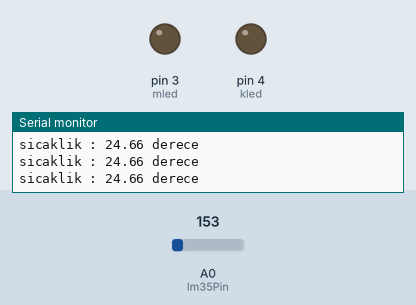
Simulated run of this sketch. Board: Arduino Uno, built with avr-gcc and run on an emulated ATmega328P. Shown: output pins drawn as LEDs (lit = HIGH), the last lines printed to the serial monitor. The inputs (shaded band) are chosen by the test bench; at power-on: A0 (lm35Pin) = 153.

Above: at 1.2 s.
1.3 s: A0 (lm35Pin) set to 172
4.3 s: A0 (lm35Pin) set to 201
At 5.5 s:
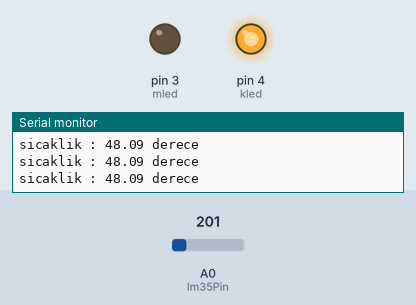
5.8 s: A0 (lm35Pin) set to 175
At 6.9 s:
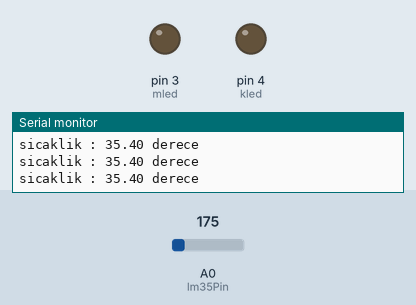
8.8 s: A0 (lm35Pin) set to 191
At 9.8 s:
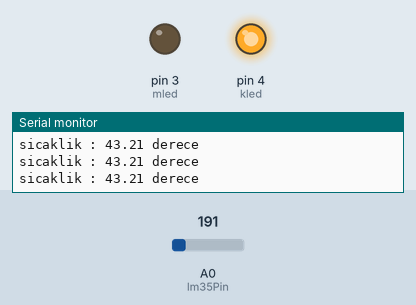
Timing chart, 0 to 11.8 s (numbered marks = the images above; inputs shaded):
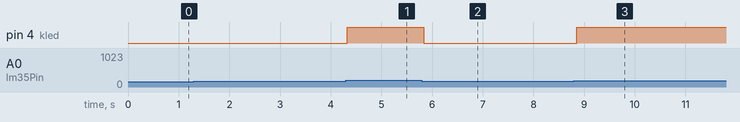

The sketch:

sicaklik_led_control.ino
```cpp
const int lm35Pin = 0; // data pinini belirliyoruz

float sicaklik; // Serial monitörden okuyacağımız sıcaklık değeri
float lm35Deger;

int kled = 4;
int mled = 3;

void setup(){

  Serial.begin(9600);

  pinMode(kled,OUTPUT);
  pinMode(mled,OUTPUT);

  pinMode(lm35Pin,INPUT); // lm35 data pinini çıkış olarak ayarladık

  digitalWrite(kled,LOW);
  digitalWrite(mled,LOW);

}

void loop(){

  lm35Deger=analogRead(lm35Pin); // data bacagındaki veriyi okuduk
  lm35Deger=(lm35Deger*4.88)-500; // degeri mV 'a dönüştürecek
  sicaklik=lm35Deger/10.0; // sıcaklık başına 10mV üreteceği ifade

  Serial.print("sicaklik : ");
  Serial.print(sicaklik);
  Serial.println(" derece");

  if(sicaklik>40)
  {
    digitalWrite(mled,LOW);
    digitalWrite(kled,HIGH);

  }
  else if(sicaklik < 0)
  {
    digitalWrite(mled,HIGH);
    digitalWrite(kled,LOW);
  }
  else
  {
    digitalWrite(mled,LOW);
    digitalWrite(kled,LOW);
  }

}
```

Measured:
- the behaviour switches between 184 and 185 on A0 (lm35Pin) (found by bisection; images 0 and 1)
- after the input at 4.3 s, pin 4 (kled): LOW → HIGH at once
- after the input at 5.8 s, pin 4 (kled): HIGH → LOW at once
- after the input at 8.8 s, pin 4 (kled): LOW → HIGH after 0.05 s
